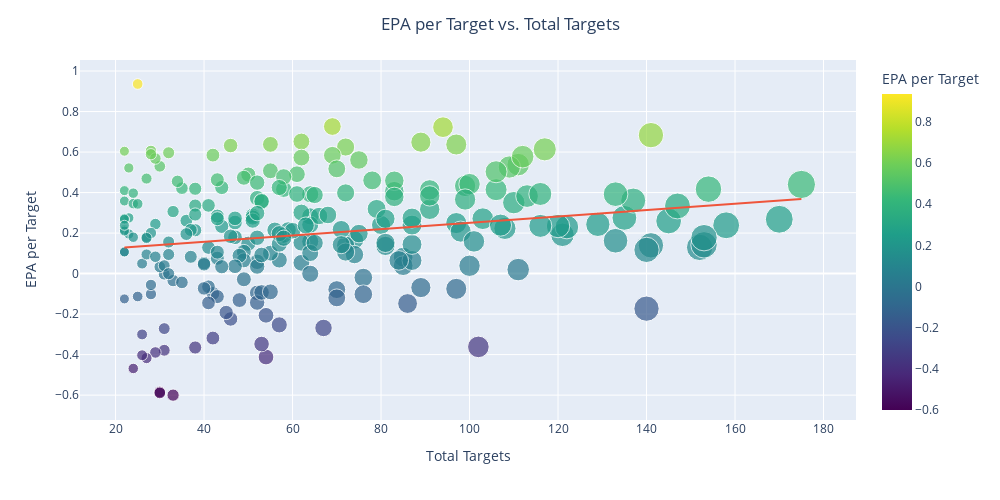

Notebook code for this chart:
### Code cell
# Compute EPA per target
epa_per_target_df = passing_plays.groupby(["receiver_player_id"]).agg(
    total_targets = ('play_id','count'),
    total_epa=('epa', 'sum')
).reset_index()


epa_per_target_df['epa_per_target'] = epa_per_target_df['total_epa'] / epa_per_target_df['total_targets']

epa_per_target_df = pd.merge(epa_per_target_df,receiver_names,how='left',on='receiver_player_id')

#Filter for receivers with at least 20 targets through the season
scatter_data = epa_per_target_df[epa_per_target_df['total_targets']>20]

# Create interactive scatterplot
fig = px.scatter(scatter_data, x='total_targets', y='epa_per_target',
                 hover_name='receiver_player_name',
                 size='total_targets', 
                 color='epa_per_target',
                 color_continuous_scale='Viridis',
                 trendline='ols'
                )

fig.update_layout(
    title=dict(text="EPA per Target vs. Total Targets",x=0.5),
    xaxis_title="Total Targets", 
    yaxis_title="EPA per Target",
    width = 1000,
    height = 500,
    coloraxis_colorbar=dict(
        title="EPA per Target"
    )
)


fig.show()

### Figure 1 — Plotly figure (JSON) as saved in the notebook; plotly's stock layout.template omitted (floating-point values rounded to 4 significant figures; data arrays with more than 128 entries replaced by an {"elided": "..."} marker saying what was removed)
{"data": [{"hovertemplate": "<b>%{hovertext}</b><br><br>total_targets=%{marker.size}<br>epa_per_target=%{marker.color}<extra></extra>", "hovertext": {"elided": "238 str values"}, "legendgroup": "", "marker": {"color": {"elided": "238 float values"}, "coloraxis": "coloraxis", "size": {"elided": "238 int values"}, "sizemode": "area", "sizeref": 0.4375, "symbol": "circle"}, "mode": "markers", "name": "", "orientation": "v", "showlegend": false, "type": "scatter", "x": {"elided": "238 int values"}, "xaxis": "x", "y": {"elided": "238 float values"}, "yaxis": "y"}, {"hovertemplate": "<b>OLS trendline</b><br>epa_per_target = 0.00156475 * total_targets + 0.0943103<br>R<sup>2</sup>=0.042344<br><br>total_targets=%{x}<br>epa_per_target=%{y} <b>(trend)</b><extra></extra>", "legendgroup": "", "marker": {"symbol": "circle"}, "mode": "lines", "name": "", "showlegend": false, "type": "scatter", "x": {"elided": "238 int values"}, "xaxis": "x", "y": {"elided": "238 float values"}, "yaxis": "y"}], "layout": {"coloraxis": {"colorbar": {"title": {"text": "EPA per Target"}}, "colorscale": [[0, "#440154"], [0.1111, "#482878"], [0.2222, "#3e4989"], [0.3333, "#31688e"], [0.4444, "#26828e"], [0.5556, "#1f9e89"], [0.6667, "#35b779"], [0.7778, "#6ece58"], [0.8889, "#b5de2b"], [1, "#fde725"]]}, "height": 500, "legend": {"itemsizing": "constant", "tracegroupgap": 0}, "margin": {"t": 60}, "title": {"text": "EPA per Target vs. Total Targets", "x": 0.5}, "width": 1000, "xaxis": {"anchor": "y", "domain": [0, 1], "title": {"text": "Total Targets"}}, "yaxis": {"anchor": "x", "domain": [0, 1], "title": {"text": "EPA per Target"}}}}
